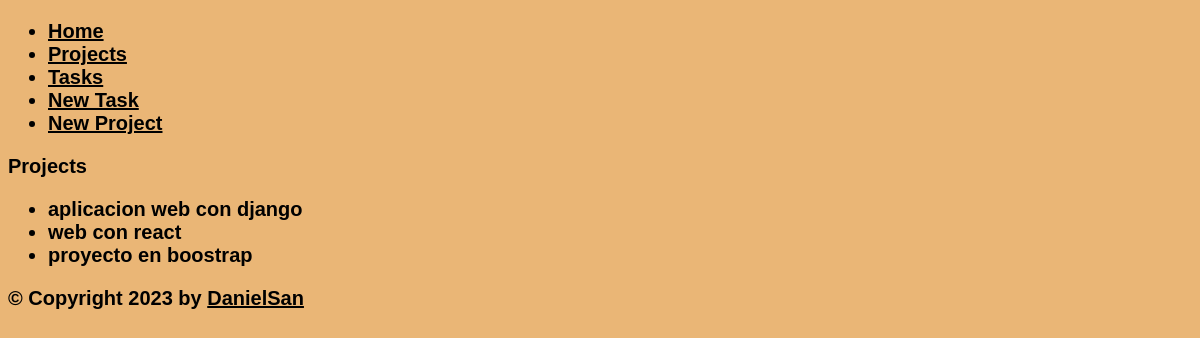
Page /project/ on the earlier database version.
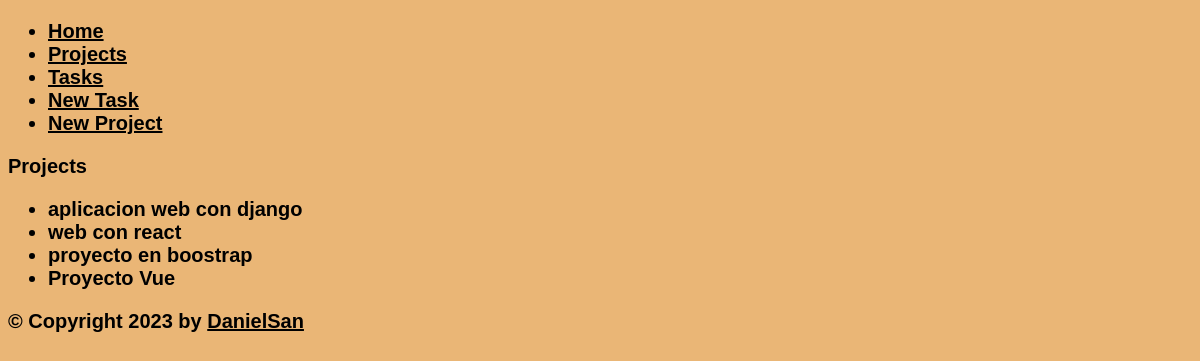
Same page on the later database version.
### myapp/models.py (models this page shows, shortened)
class Project(models.Model):
    name = models.CharField(max_length=100)

### myapp/views.py (the view)
# urls.py: path('project/', views.project, name='project'),
def project(request):
    projects = Project.objects.all()
    return render(request, "projects/project.html", {"projects": projects})

### myapp/templates/projects/project.html (shortened to what this page needs)
{% extends 'base.html' %}
{% block  content%}
    <h1>Projects</h1>
        <ul>
            {% for project in projects %}
                <li>{{ project.name }}</li>
            {% endfor %}
        </ul>
{% endblock  %}

Differences in the rows shown:
added Project: name "Proyecto Vue"
